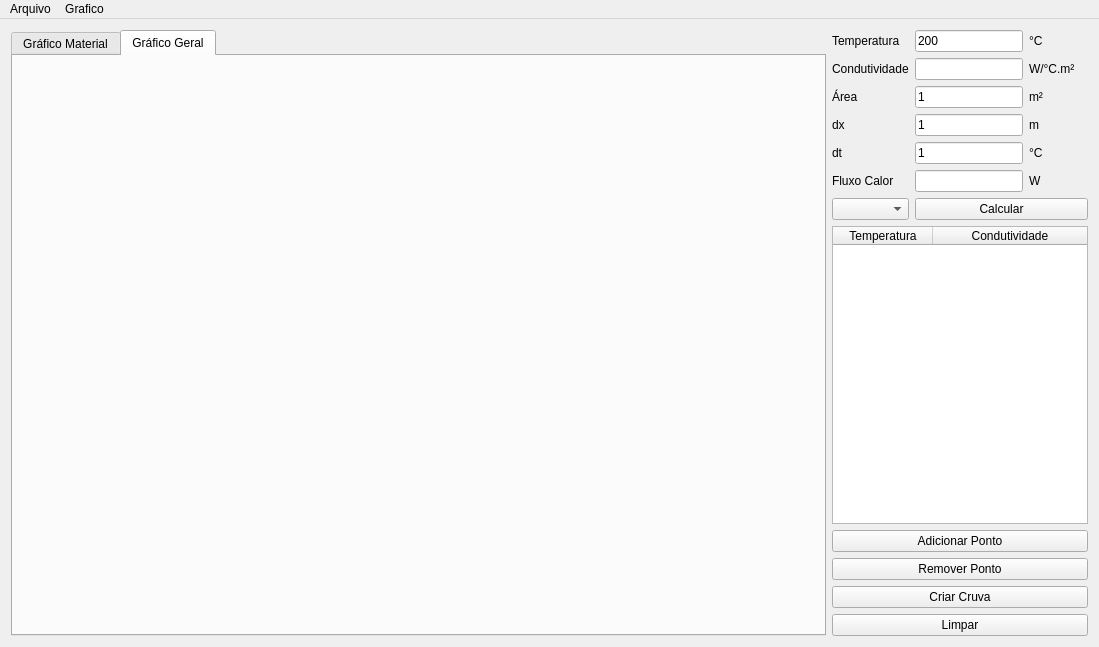
<?xml version="1.0" encoding="UTF-8"?>
<ui version="4.0">
 <class>QConducao</class>
 <widget class="QMainWindow" name="QConducao">
  <property name="geometry">
   <rect>
    <x>0</x>
    <y>0</y>
    <width>1099</width>
    <height>647</height>
   </rect>
  </property>
  <property name="windowTitle">
   <string>QConducao</string>
  </property>
  <widget class="QWidget" name="centralWidget">
   <layout class="QGridLayout" name="gridLayout">
    <item row="3" column="2">
     <widget class="QLineEdit" name="InputDx">
      <property name="sizePolicy">
       <sizepolicy hsizetype="Preferred" vsizetype="Fixed">
        <horstretch>0</horstretch>
        <verstretch>0</verstretch>
       </sizepolicy>
      </property>
      <property name="text">
       <string>1</string>
      </property>
     </widget>
    </item>
    <item row="3" column="3">
     <widget class="QLabel" name="LabelDxUnit">
      <property name="text">
       <string>m</string>
      </property>
     </widget>
    </item>
    <item row="5" column="3">
     <widget class="QLabel" name="LabelFluxUnit">
      <property name="text">
       <string>W</string>
      </property>
     </widget>
    </item>
    <item row="4" column="2">
     <widget class="QLineEdit" name="InputDt">
      <property name="sizePolicy">
       <sizepolicy hsizetype="Preferred" vsizetype="Fixed">
        <horstretch>0</horstretch>
        <verstretch>0</verstretch>
       </sizepolicy>
      </property>
      <property name="text">
       <string>1</string>
      </property>
     </widget>
    </item>
    <item row="7" column="1" colspan="3">
     <widget class="QTableWidget" name="TabelaDados">
      <property name="sizePolicy">
       <sizepolicy hsizetype="Preferred" vsizetype="Expanding">
        <horstretch>0</horstretch>
        <verstretch>0</verstretch>
       </sizepolicy>
      </property>
      <attribute name="horizontalHeaderStretchLastSection">
       <bool>true</bool>
      </attribute>
      <column>
       <property name="text">
        <string>Temperatura</string>
       </property>
      </column>
      <column>
       <property name="text">
        <string>Condutividade</string>
       </property>
      </column>
     </widget>
    </item>
    <item row="0" column="1">
     <widget class="QLabel" name="label">
      <property name="sizePolicy">
       <sizepolicy hsizetype="Preferred" vsizetype="Preferred">
        <horstretch>0</horstretch>
        <verstretch>0</verstretch>
       </sizepolicy>
      </property>
      <property name="text">
       <string>Temperatura</string>
      </property>
     </widget>
    </item>
    <item row="1" column="3">
     <widget class="QLabel" name="LabelCondutUnit">
      <property name="text">
       <string>W/°C.m²</string>
      </property>
     </widget>
    </item>
    <item row="6" column="2" colspan="2">
     <widget class="QPushButton" name="BtnCalc">
      <property name="text">
       <string>Calcular</string>
      </property>
      <property name="flat">
       <bool>false</bool>
      </property>
     </widget>
    </item>
    <item row="6" column="1">
     <widget class="QComboBox" name="BoxMaterial"/>
    </item>
    <item row="3" column="1">
     <widget class="QLabel" name="label_4">
      <property name="text">
       <string>dx</string>
      </property>
     </widget>
    </item>
    <item row="5" column="1">
     <widget class="QLabel" name="label_3">
      <property name="text">
       <string>Fluxo Calor</string>
      </property>
     </widget>
    </item>
    <item row="4" column="3">
     <widget class="QLabel" name="LabelDtUnit">
      <property name="text">
       <string>°C</string>
      </property>
     </widget>
    </item>
    <item row="4" column="1">
     <widget class="QLabel" name="label_5">
      <property name="text">
       <string>dt</string>
      </property>
     </widget>
    </item>
    <item row="2" column="2">
     <widget class="QLineEdit" name="InputArea">
      <property name="sizePolicy">
       <sizepolicy hsizetype="Preferred" vsizetype="Fixed">
        <horstretch>0</horstretch>
        <verstretch>0</verstretch>
       </sizepolicy>
      </property>
      <property name="text">
       <string>1</string>
      </property>
     </widget>
    </item>
    <item row="1" column="2">
     <widget class="QLineEdit" name="InputCondut">
      <property name="enabled">
       <bool>true</bool>
      </property>
      <property name="sizePolicy">
       <sizepolicy hsizetype="Preferred" vsizetype="Fixed">
        <horstretch>0</horstretch>
        <verstretch>0</verstretch>
       </sizepolicy>
      </property>
      <property name="readOnly">
       <bool>true</bool>
      </property>
     </widget>
    </item>
    <item row="0" column="3">
     <widget class="QLabel" name="LabelTempUnit">
      <property name="text">
       <string>°C</string>
      </property>
     </widget>
    </item>
    <item row="8" column="1" colspan="3">
     <layout class="QVBoxLayout" name="verticalLayout">
      <item>
       <widget class="QPushButton" name="BtnAddPonto">
        <property name="text">
         <string>Adicionar Ponto</string>
        </property>
       </widget>
      </item>
      <item>
       <widget class="QPushButton" name="BtnRemovePonto">
        <property name="text">
         <string>Remover Ponto</string>
        </property>
       </widget>
      </item>
      <item>
       <widget class="QPushButton" name="BtnCriaCurva">
        <property name="sizePolicy">
         <sizepolicy hsizetype="Minimum" vsizetype="Fixed">
          <horstretch>0</horstretch>
          <verstretch>0</verstretch>
         </sizepolicy>
        </property>
        <property name="text">
         <string>Criar Cruva</string>
        </property>
       </widget>
      </item>
      <item>
       <widget class="QPushButton" name="BtnLimpa">
        <property name="sizePolicy">
         <sizepolicy hsizetype="Minimum" vsizetype="Fixed">
          <horstretch>0</horstretch>
          <verstretch>0</verstretch>
         </sizepolicy>
        </property>
        <property name="text">
         <string>Limpar</string>
        </property>
       </widget>
      </item>
     </layout>
    </item>
    <item row="0" column="2">
     <widget class="QLineEdit" name="InputTemp">
      <property name="sizePolicy">
       <sizepolicy hsizetype="Preferred" vsizetype="Fixed">
        <horstretch>0</horstretch>
        <verstretch>0</verstretch>
       </sizepolicy>
      </property>
      <property name="text">
       <string>200</string>
      </property>
     </widget>
    </item>
    <item row="1" column="1">
     <widget class="QLabel" name="label_2">
      <property name="text">
       <string>Condutividade</string>
      </property>
     </widget>
    </item>
    <item row="5" column="2">
     <widget class="QLineEdit" name="InputFlux">
      <property name="sizePolicy">
       <sizepolicy hsizetype="Preferred" vsizetype="Fixed">
        <horstretch>0</horstretch>
        <verstretch>0</verstretch>
       </sizepolicy>
      </property>
      <property name="readOnly">
       <bool>true</bool>
      </property>
     </widget>
    </item>
    <item row="2" column="1">
     <widget class="QLabel" name="label_6">
      <property name="text">
       <string>Área</string>
      </property>
     </widget>
    </item>
    <item row="2" column="3">
     <widget class="QLabel" name="label_7">
      <property name="text">
       <string>m²</string>
      </property>
     </widget>
    </item>
    <item row="0" column="0" rowspan="9">
     <widget class="QTabWidget" name="AbasGrafico">
      <property name="currentIndex">
       <number>1</number>
      </property>
      <widget class="QWidget" name="AbaMaterial">
       <attribute name="title">
        <string>Gráfico Material</string>
       </attribute>
       <layout class="QGridLayout" name="gridLayout_3">
        <item row="0" column="0">
         <widget class="QCustomPlot" name="Plot" native="true">
          <property name="sizePolicy">
           <sizepolicy hsizetype="Expanding" vsizetype="Preferred">
            <horstretch>0</horstretch>
            <verstretch>0</verstretch>
           </sizepolicy>
          </property>
         </widget>
        </item>
       </layout>
      </widget>
      <widget class="QWidget" name="AbaGeral">
       <attribute name="title">
        <string>Gráfico Geral</string>
       </attribute>
       <layout class="QGridLayout" name="gridLayout_2">
        <item row="0" column="0">
         <widget class="QCustomPlot" name="PlotGeral" native="true"/>
        </item>
       </layout>
      </widget>
     </widget>
    </item>
   </layout>
  </widget>
  <widget class="QMenuBar" name="menuBar">
   <property name="geometry">
    <rect>
     <x>0</x>
     <y>0</y>
     <width>1099</width>
     <height>21</height>
    </rect>
   </property>
   <widget class="QMenu" name="menuArquivo">
    <property name="title">
     <string>Arquivo</string>
    </property>
    <addaction name="MenuNovoMaterial"/>
    <addaction name="MenuCarregar"/>
    <addaction name="MenuSalvarTabela"/>
    <addaction name="MenuSalvarEquacoes"/>
    <addaction name="MenuSair"/>
   </widget>
   <widget class="QMenu" name="menuGrafico">
    <property name="title">
     <string>Grafico</string>
    </property>
    <addaction name="MenuSalvarGrafico"/>
    <addaction name="MenuAtivaLegenda"/>
    <addaction name="MenuAtivaLegendaGeral"/>
   </widget>
   <addaction name="menuArquivo"/>
   <addaction name="menuGrafico"/>
  </widget>
  <action name="MenuCarregar">
   <property name="text">
    <string>Carregar Dados</string>
   </property>
  </action>
  <action name="MenuSalvarTabela">
   <property name="text">
    <string>Salvar Tabela</string>
   </property>
  </action>
  <action name="MenuSalvarGrafico">
   <property name="checkable">
    <bool>false</bool>
   </property>
   <property name="checked">
    <bool>false</bool>
   </property>
   <property name="text">
    <string>Salvar Gráfico</string>
   </property>
  </action>
  <action name="MenuSair">
   <property name="text">
    <string>Sair</string>
   </property>
  </action>
  <action name="MenuConfigUnit">
   <property name="text">
    <string>Configurar Unidades</string>
   </property>
  </action>
  <action name="MenuNovoMaterial">
   <property name="text">
    <string>Novo Material</string>
   </property>
  </action>
  <action name="MenuSalvarEquacoes">
   <property name="text">
    <string>Salvar Equações</string>
   </property>
  </action>
  <action name="MenuAtivaLegenda">
   <property name="checkable">
    <bool>true</bool>
   </property>
   <property name="checked">
    <bool>true</bool>
   </property>
   <property name="text">
    <string>Legenda Material</string>
   </property>
  </action>
  <action name="MenuAtivaLegendaGeral">
   <property name="checkable">
    <bool>true</bool>
   </property>
   <property name="checked">
    <bool>true</bool>
   </property>
   <property name="text">
    <string>Legenda Geral</string>
   </property>
  </action>
 </widget>
 <layoutdefault spacing="6" margin="11"/>
 <customwidgets>
  <customwidget>
   <class>QCustomPlot</class>
   <extends>QWidget</extends>
   <header>qcustomplot.h</header>
   <container>1</container>
  </customwidget>
 </customwidgets>
 <resources/>
 <connections/>
</ui>
